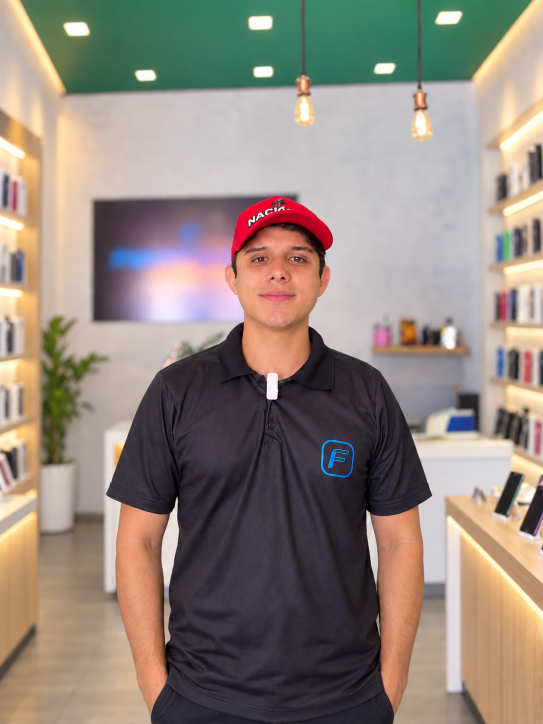
#> input picture assets-fonte/clientes/gabriel-alto.png, 1086 x 1448 px (shown at 1/2 size)
$ python -i tela-cheia.py   (imports and definitions only)
#> lines starting #> are read from the running program, lines starting #| are printed output that depends on the picture
#> further down, picture is the input picture: PIL image 1086x1448 RGB; mean R, G, B 146.5, 134.3, 124.9
#!/usr/bin/env python3
"""Fotos de "Para quem é" em tela cheia no celular — recorte padronizado e ampliado.

No celular cada lojista ocupa o aparelho inteiro (sistema.css, bloco 32). O
recorte 3:4 de 1000px da grade não serve: esticado até a altura de um iPhone
ele era ampliado 1,9x pelo navegador. Aqui cada foto ganha um recorte próprio:

1. Rosto medido pelo detector (OpenCV, cascata Haar), procurado só na faixa
   central (30%–70% da largura) e entre 10% e 60% da altura — fora disso o
   detector pega prateleira e dobra de roupa.
2. O MESMO padrão nos seis: rosto com 25% da largura da tela, centrado, a 36%
   da altura da foto. A foto tem a proporção de 390 x (844 x 0,78): ocupa os
   78% de cima do painel e se dissolve no azul-noite embaixo, onde ficam o
   nome e o botão. O recorte tem de caber INTEIRO na fonte (assert) — nada de
   espelhar borda, que o Victor reprovou.
3. Ampliação 4x com Real-ESRGAN (realesrgan-x4plus, ncnn/Vulkan, roda local
   no Mac em ~1 min por foto) e redução para 1170px (DPR 3) e 780px (DPR 2).

Fontes (assets-fonte/clientes/): os três clientes reais nas versões de plano
médio (gabriel-alto, neto-ext, naldo-ext) e as três de banco nas versões
abertas de corpo inteiro (farmacia-w, papelaria-w, variedades-w).

Uso:
    python3 tools/tela-cheia.py            # precisa de opencv-python-headless 4.10 e Pillow
    python3 tools/tela-cheia.py pizzaria   # só os segmentos citados
    Real-ESRGAN em ~/.local/share/realesrgan (binário + models/)
"""
import os, subprocess, pathlib
import cv2, numpy as np
from PIL import Image

RAIZ = pathlib.Path(__file__).resolve().parent.parent
FONTE = RAIZ / 'assets-fonte/clientes'
SAIDA = RAIZ / 'public/assets/lojistas/tela'
ESRGAN = pathlib.Path.home() / '.local/share/realesrgan'
TMP = pathlib.Path('/tmp/telacheia')

FONTES = {'celulares-e-acessorios': 'gabriel-alto.png', 'loja-de-roupas': 'neto-ext.png',
          'distribuidora': 'naldo-ext.png', 'farmacia': 'farmacia-w.png',
          'papelaria': 'papelaria-w.png', 'loja-de-variedades': 'variedades-w.png',
          # comida e delivery (pedido do Alexandre, 04/11/2026): fotos geradas, com respiro acima da cabeça
          'hamburgueria': 'hamburgueria-w.png', 'pizzaria': 'pizzaria-w.png', 'acaiteria': 'acaiteria-w.png'}
# rosto medido à mão quando o detector erra: na hamburgueria, a 1ª escala (1,03) acha também a coifa da chapa
# (293 px) e ganha por ser a maior; as escalas 1,05, 1,08 e 1,10 só acham o rosto verdadeiro (x 426, y 392, 158 px)
ROSTO = {'hamburgueria': (158, 426 + 158 / 2, 392 + 158 / 2)}
R, FY = 0.25, 0.36                 # rosto / largura da tela, altura do rosto na foto
ASP = 390 / (844 * 0.78)           # largura / altura da foto no painel
det = cv2.CascadeClassifier(cv2.data.haarcascades + 'haarcascade_frontalface_default.xml')

def rosto(im):
    a = np.asarray(im.convert('RGB')); h, w = a.shape[:2]; y0, y1 = int(h * .10), int(h * .60)
#> after `h, w = a.shape[:2]`: h = 1448; w = 1086
#> after `y0, y1 = (int(h * 0.1), int(h * 0.6))`: y0 = 144; y1 = 868
    g = cv2.equalizeHist(cv2.cvtColor(a[y0:y1], cv2.COLOR_RGB2GRAY))
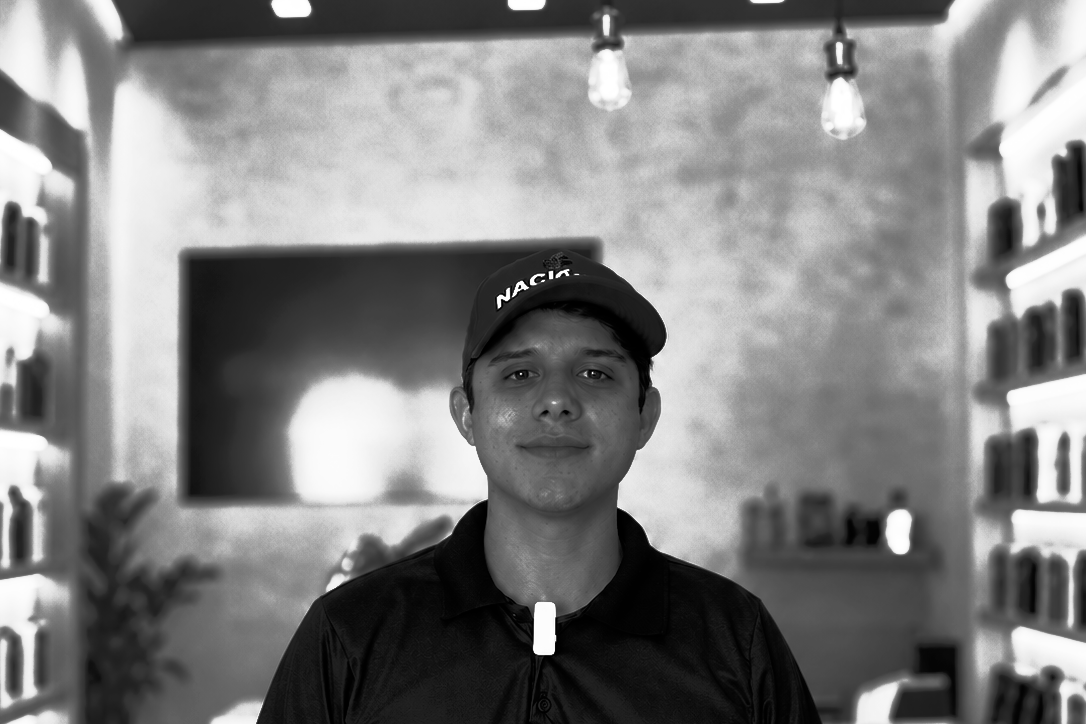
#> g: shape (724, 1086); min 0, max 255, mean 129
    for esc, viz in ((1.03, 6), (1.05, 5), (1.08, 4), (1.1, 3), (1.05, 2)):
        f = [r for r in det.detectMultiScale(g, scaleFactor=esc, minNeighbors=viz, minSize=(40, 40))
             if .3 < (r[0] + r[2] / 2) / w < .7]
        if f:
            x, y, fw, fh = max(f, key=lambda r: r[2]); return fw, x + fw / 2, y0 + y + fh / 2
#> this loop made 1 pass
#> (x, y, fw, fh) on pass 1: (462, 307, 188, 188)
    raise SystemExit('rosto não encontrado')

def main():
    import sys
    so = set(sys.argv[1:])           # sem argumento: todos; com slugs: só eles (não refaz os prontos)
    TMP.mkdir(exist_ok=True); SAIDA.mkdir(parents=True, exist_ok=True)
    for slug, arq in FONTES.items():
        if so and slug not in so:
            continue
        im = Image.open(FONTE / arq).convert('RGB'); W, H = im.size
        fw, cx, cy = ROSTO.get(slug) or rosto(im)
        Wc = fw / R; Hc = Wc / ASP; x0 = cx - Wc / 2; y0 = cy - FY * Hc
        assert x0 >= 0 and y0 >= 0 and x0 + Wc <= W and y0 + Hc <= H, f'{slug}: recorte não cabe'
        rec = TMP / f'rec-{slug}.png'; up = TMP / f'up-{slug}.png'
        im.crop((round(x0), round(y0), round(x0 + Wc), round(y0 + Hc))).save(rec)
        if not up.exists():
            subprocess.run([str(ESRGAN / 'realesrgan-ncnn-vulkan'), '-i', str(rec), '-o', str(up),
                            '-n', 'realesrgan-x4plus', '-s', '4', '-t', '200', '-m', str(ESRGAN / 'models')],
                           check=True)
        grande = Image.open(up).convert('RGB')
        for L in (1170, 780):
            grande.resize((L, round(L / ASP)), Image.LANCZOS).save(SAIDA / f'{slug}-{L}.webp', 'WEBP', quality=84, method=6)
        print(slug, 'ok')

# [2 lines not run here, left out]

>>> from PIL import Image
>>> picture = Image.open('../assets-fonte/clientes/gabriel-alto.png')
>>> result = rosto(picture)
#> result = (188, 556, 545)

$ run again, on assets-fonte/clientes/gabriel-landim-hd.png
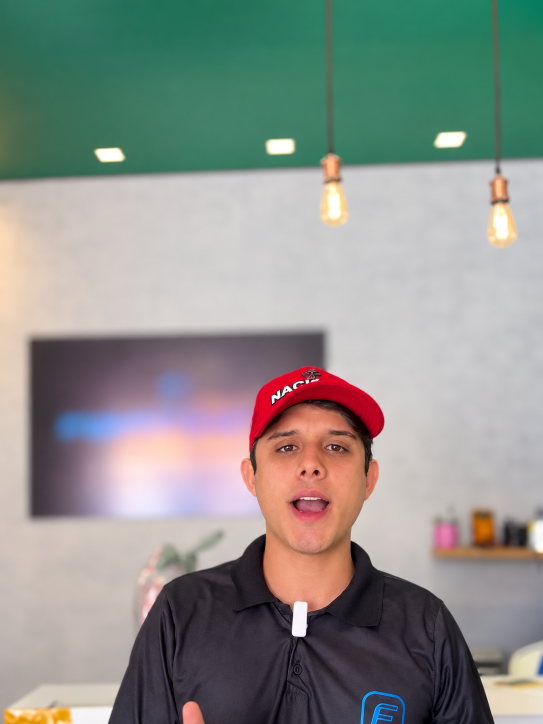
#> input picture assets-fonte/clientes/gabriel-landim-hd.png, 1086 x 1448 px (shown at 1/2 size)
#> picture is the input picture: PIL image 1086x1448 RGB; mean R, G, B 141.8, 145.3, 140
#> in rosto, `g = cv2.equalizeHist(cv2.cvtColor(a[y0:y1], cv2.COLOR_RGB2GRAY))`:
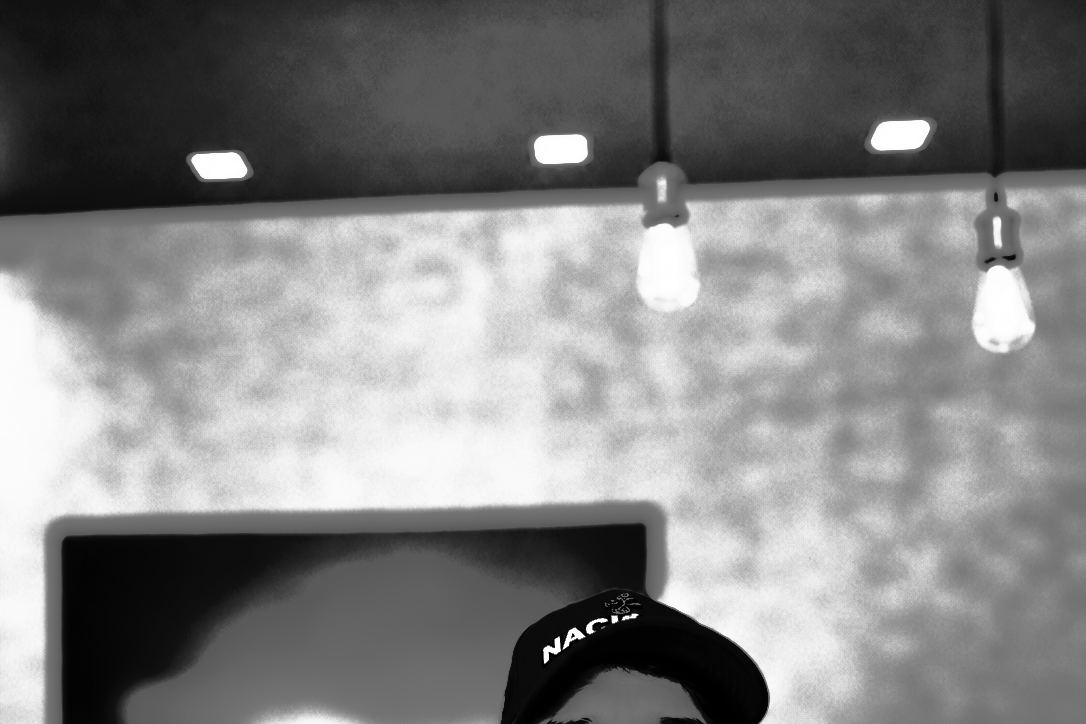
#> g: shape (724, 1086); min 0, max 255, mean 130.1
#> the loop in rosto, `for esc, viz in ((1.03, 6), (1.05, 5), (1.08, 4), (1.1, 3), (1.05, 2)):` made 1 pass
#> (x, y, fw, fh) on pass 1: (624, 363, 95, 95)
#> result = (95, 671.5, 554.5)

$ run again, on assets-fonte/clientes/naldo-alto.png
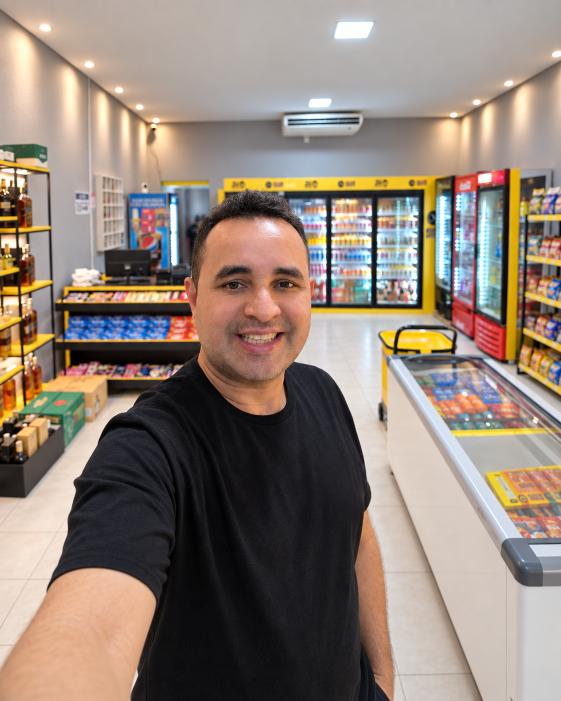
#> input picture assets-fonte/clientes/naldo-alto.png, 1122 x 1402 px (shown at 1/2 size)
#> picture is the input picture: PIL image 1122x1402 RGB; mean R, G, B 144.4, 129.6, 118.7
#> in rosto, `g = cv2.equalizeHist(cv2.cvtColor(a[y0:y1], cv2.COLOR_RGB2GRAY))`:
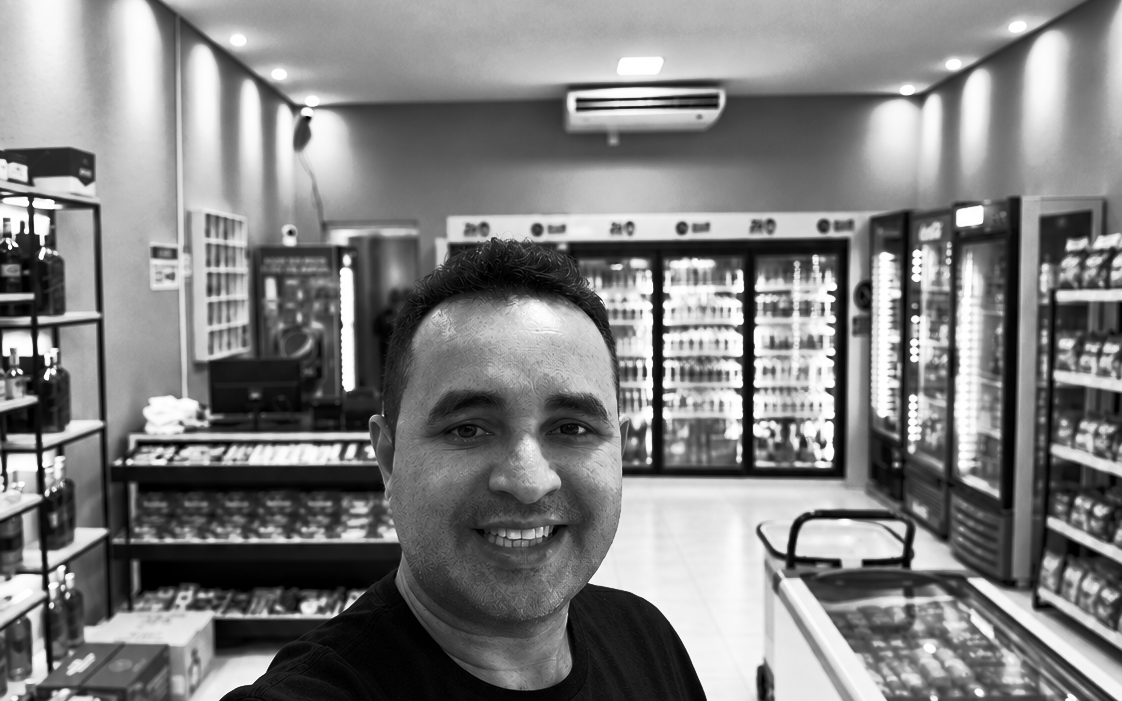
#> g: shape (701, 1122); min 0, max 255, mean 128.2
#> the loop in rosto, `for esc, viz in ((1.03, 6), (1.05, 5), (1.08, 4), (1.1, 3), (1.05, 2)):` made 1 pass
#> (x, y, fw, fh) on pass 1: (371, 311, 297, 297)
#> result = (297, 519.5, 599.5)

$ run again, on assets-fonte/clientes/naldo-bebidas-hd.png
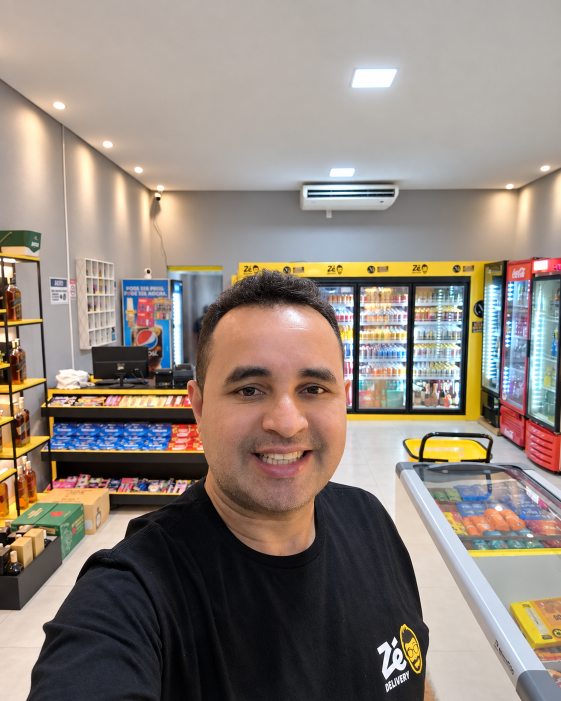
#> input picture assets-fonte/clientes/naldo-bebidas-hd.png, 1122 x 1402 px (shown at 1/2 size)
#> picture is the input picture: PIL image 1122x1402 RGB; mean R, G, B 143.9, 132.6, 123.6
#> in rosto, `g = cv2.equalizeHist(cv2.cvtColor(a[y0:y1], cv2.COLOR_RGB2GRAY))`:
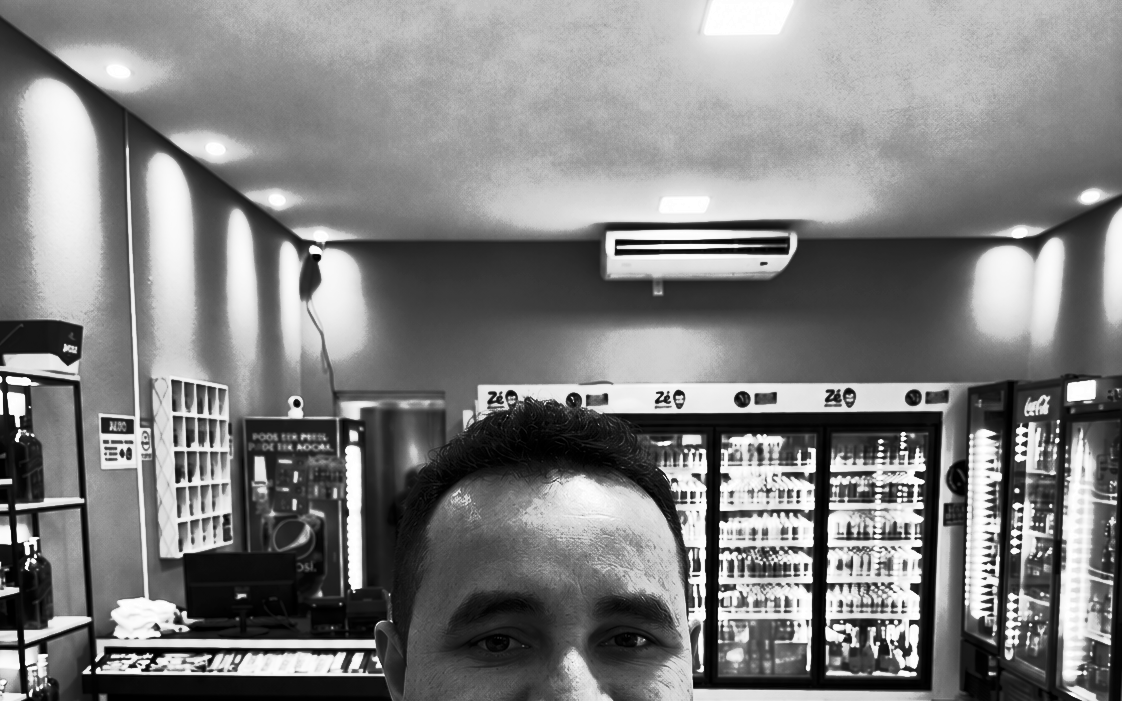
#> g: shape (701, 1122); min 0, max 255, mean 128.9
#> the loop in rosto, `for esc, viz in ((1.03, 6), (1.05, 5), (1.08, 4), (1.1, 3), (1.05, 2)):` made 1 pass
#> (x, y, fw, fh) on pass 1: (707, 584, 55, 55)
#> result = (55, 734.5, 751.5)
